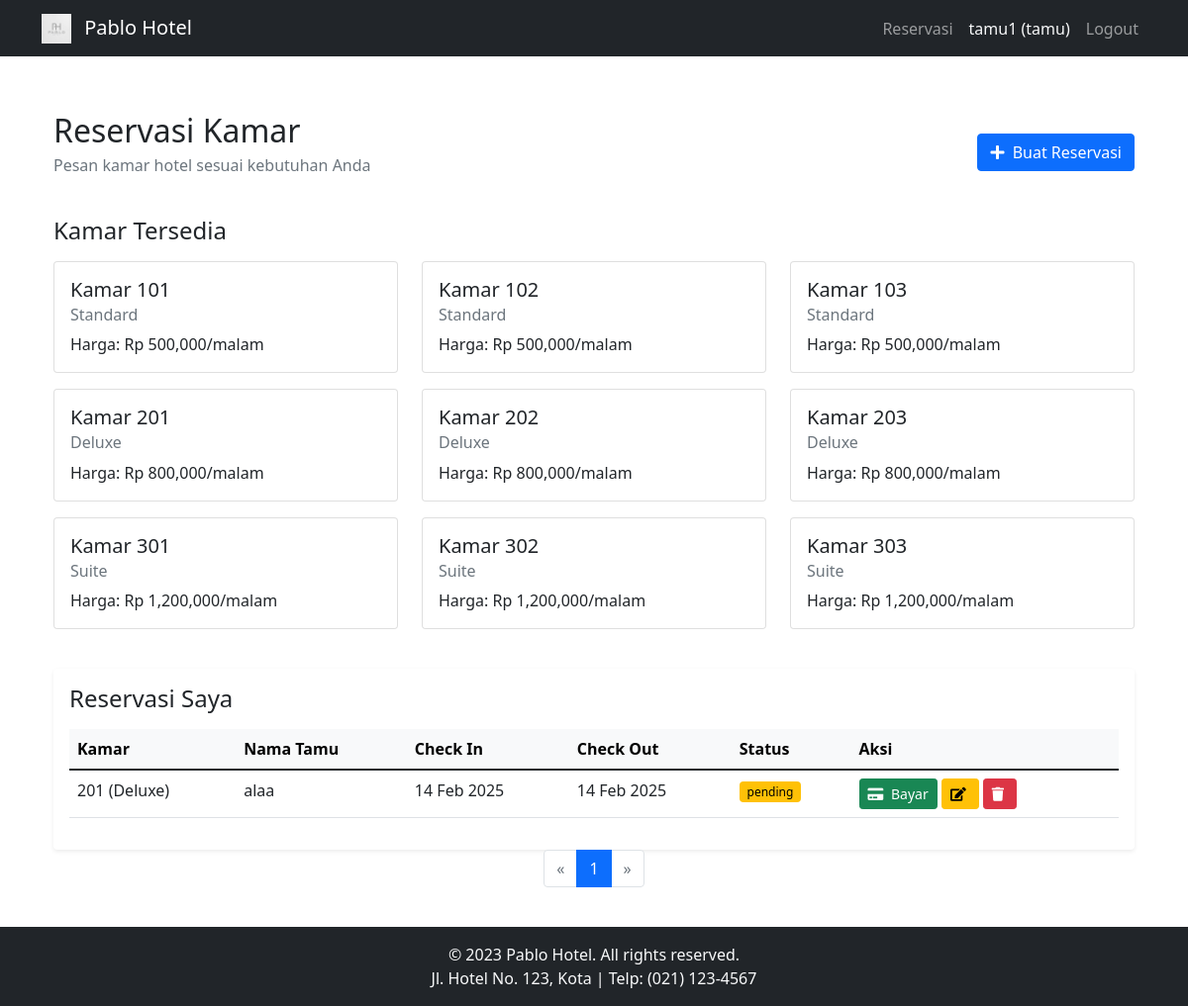
The page /reservasi/ (signed in) on the database its author committed.
### app/models/user.py (models this page shows)
class User(UserMixin, db.Model):
    id = db.Column(db.Integer, primary_key=True)
    username = db.Column(db.String(80), unique=True, nullable=False)
    password = db.Column(db.String(80), nullable=False)
    nama = db.Column(db.String(100), nullable=False)
    email = db.Column(db.String(120), nullable=False)
    no_hp = db.Column(db.String(15), nullable=False)
    role = db.Column(db.String(20), nullable=False, default='tamu')

### app/models/hotel.py (models this page shows)
class Kamar(db.Model):
    id = db.Column(db.Integer, primary_key=True)
    nomor = db.Column(db.String(10), unique=True, nullable=False)
    tipe = db.Column(db.String(50), nullable=False)
    harga = db.Column(db.Float, nullable=False)
    status = db.Column(db.String(20), default='tersedia')
    gambar = db.Column(db.String(200))

class Reservasi(db.Model):
    id = db.Column(db.Integer, primary_key=True)
    user_id = db.Column(db.Integer, db.ForeignKey('user.id'), nullable=False)
    kamar_id = db.Column(db.Integer, db.ForeignKey('kamar.id'), nullable=False)
    nama_tamu = db.Column(db.String(100), nullable=False)
    email = db.Column(db.String(100))
    no_telp = db.Column(db.String(20))
    check_in = db.Column(db.DateTime, nullable=False)
    check_out = db.Column(db.DateTime, nullable=False)
    status = db.Column(db.String(20), default='pending')
    created_at = db.Column(db.DateTime, default=datetime.utcnow)
    user = db.relationship('User', backref='reservasi')
    kamar = db.relationship('Kamar', backref='reservasi')
    pembayaran = db.relationship('Pembayaran', backref='reservasi', cascade='all, delete-orphan')

### app/controllers/reservasi.py (the view)
@reservasi_bp.route('/')
@login_required
def index():
    page = request.args.get(get_page_parameter(), type=int, default=1)
    per_page = 4
    pagination = Reservasi.query.filter_by(user_id=current_user.id)\
        .order_by(Reservasi.created_at.desc())\
        .paginate(page=page, per_page=per_page, error_out=False)
    kamar_tersedia = Kamar.query.filter_by(status='tersedia').all()
    return render_template('reservasi/index.html',
        reservasi=pagination.items,
        pagination=pagination,
        kamar=kamar_tersedia
    )

### app/__init__.py (called while the page is built)
def create_app():
    app = Flask(__name__)
    app.config.from_object(Config)
    db.init_app(app)
    migrate.init_app(app, db)
    login_manager.init_app(app)
    from app.models.user import User
    @login_manager.user_loader
    def load_user(user_id):
        return User.query.get(int(user_id))
    from app.controllers.auth import auth_bp
    from app.controllers.main import main_bp
    from app.controllers.admin import admin_bp
    from app.controllers.reservasi import reservasi_bp
    app.register_blueprint(auth_bp)
    app.register_blueprint(main_bp)
    app.register_blueprint(admin_bp)
    app.register_blueprint(reservasi_bp)
    return app

### app/templates/reservasi/index.html (shortened to what this page needs)
{% extends "base.html" %}
{% block content %}
<div class="container">
    <div class="d-flex justify-content-between align-items-center mb-4">
        <div>
            <h2 class="mb-1">Reservasi Kamar</h2>
            <p class="text-muted">Pesan kamar hotel sesuai kebutuhan Anda</p>
        </div>
        <button type="button" class="btn btn-primary" data-bs-toggle="modal" data-bs-target="#tambahReservasiModal">
            <i class="fas fa-plus"></i> Buat Reservasi
        </button>
    </div>
    <div class="row mb-4">
        <div class="col-12">
            <h4 class="mb-3">Kamar Tersedia</h4>
            <div class="row">
                {% for k in kamar %}
                <div class="col-md-4 mb-3">
                    <div class="card">
                        <div class="card-body">
                            <h5 class="card-title">Kamar {{ k.nomor }}</h5>
                            <h6 class="card-subtitle mb-2 text-muted">{{ k.tipe }}</h6>
                            <p class="card-text">
                                Harga: Rp {{ "{:,.0f}".format(k.harga) }}/malam
                            </p>
                        </div>
                    </div>
                </div>
                {% endfor %}
            </div>
        </div>
    </div>
    <div class="card border-0 shadow-sm">
        <div class="card-body">
            <h4 class="mb-3">Reservasi Saya</h4>
            <div class="table-responsive">
                <table class="table table-hover">
                    <thead class="table-light">
                        <tr>
                            <th>Kamar</th>
                            <th>Nama Tamu</th>
                            <th>Check In</th>
                            <th>Check Out</th>
                            <th>Status</th>
                            <th>Aksi</th>
                        </tr>
                    </thead>
                    <tbody>
                        {% for r in reservasi %}
                        <tr>
                            <td>{{ r.kamar.nomor }} ({{ r.kamar.tipe }})</td>
                            <td>{{ r.nama_tamu }}</td>
                            <td>{{ r.check_in.strftime('%d %b %Y') }}</td>
                            <td>{{ r.check_out.strftime('%d %b %Y') }}</td>
                            <td>
                                <span class="badge bg-{{ 'success' if r.status == 'confirmed' else 'warning' }}">
                                    {{ r.status }}
                                </span>
                            </td>
                            <td>
                                {% if r.status == 'pending' %}
                                <a href="{{ url_for('reservasi.pembayaran', reservasi_id=r.id) }}" class="btn btn-sm btn-success">
                                    <i class="fas fa-credit-card"></i> Bayar
                                </a>
                                {% elif r.status == 'confirmed' and r.pembayaran %}
                                <a href="{{ url_for('reservasi.struk', pembayaran_id=r.pembayaran[0].id) }}" class="btn btn-sm btn-info">
                                    <i class="fas fa-print"></i> Cetak Struk
                                </a>
                                {% endif %}
                                <button class="btn btn-sm btn-warning" data-bs-toggle="modal" data-bs-target="#editModal{{ r.id }}">
                                    <i class="fas fa-edit"></i>
                                </button>
                                <a href="{{ url_for('reservasi.hapus', id=r.id) }}" class="btn btn-sm btn-danger" onclick="return confirm('Yakin ingin menghapus reservasi ini?')">
                                    <i class="fas fa-trash"></i>
                                </a>
                            </td>
                        </tr>
                        {% endfor %}
                    </tbody>
                </table>
            </div>
        </div>
    </div>
    <div class="d-flex justify-content-center">
        <ul class="pagination">
            {% if pagination.has_prev %}
            <li class="page-item">
                <a class="page-link" href="{{ url_for('reservasi.index', page=pagination.prev_num) }}" aria-label="Previous">
                    <span aria-hidden="true">&laquo;</span>
                </a>
            </li>
            {% else %}
            <li class="page-item disabled">
                <span class="page-link" aria-hidden="true">&laquo;</span>
            </li>
            {% endif %}
            {% for page in pagination.iter_pages(left_edge=1, right_edge=1, left_current=2, right_current=2) %}
                {% if page %}
                    {% if page == pagination.page %}
                    <li class="page-item active"><span class="page-link">{{ page }}</span></li>
                    {% else %}
                    <li class="page-item"><a class="page-link" href="{{ url_for('reservasi.index', page=page) }}">{{ page }}</a></li>
                    {% endif %}
                {% else %}
                <li class="page-item disabled"><span class="page-link">…</span></li>
                {% endif %}
            {% endfor %}
            {% if pagination.has_next %}
            <li class="page-item">
                <a class="page-link" href="{{ url_for('reservasi.index', page=pagination.next_num) }}" aria-label="Next">
                    <span aria-hidden="true">&raquo;</span>
                </a>
            </li>
            {% else %}
            <li class="page-item disabled">
                <span class="page-link" aria-hidden="true">&raquo;</span>
            </li>
            {% endif %}
        </ul>
    </div>
</div>
{% endblock %}

### app/templates/base.html (shortened to what this page needs)
<!DOCTYPE html>
<html lang="en">
<head>
    <link href="https://cdn.jsdelivr.net/npm/bootstrap@5.1.3/dist/css/bootstrap.min.css" rel="stylesheet">
    <link rel="stylesheet" href="{{ url_for('static', filename='css/style.css') }}">
    <link rel="stylesheet" href="https://cdnjs.cloudflare.com/ajax/libs/font-awesome/5.15.4/css/all.min.css">
</head>
<body>
    <nav class="navbar navbar-expand-lg navbar-dark bg-dark">
        <div class="container">
            <a class="navbar-brand" href="{{ url_for('main.home') }}">
                <img src="{{ url_for('static', filename='assets/images/logo/logo.jpg') }}"
                     height="30" class="d-inline-block align-text-top me-2">
                Pablo Hotel
            </a>
            <div class="navbar-nav">
                {% if current_user.is_authenticated %}
                    {% if current_user.role == 'admin' %}
                        <a class="nav-link" href="{{ url_for('admin.tamu') }}">Kelola Tamu</a>
                    {% else %}
                        <a class="nav-link" href="{{ url_for('reservasi.index') }}">Reservasi</a>
                    {% endif %}
                    <span class="nav-link text-light">{{ current_user.username }} ({{ current_user.role }})</span>
                    <a class="nav-link" href="{{ url_for('auth.logout') }}">Logout</a>
                {% else %}
                    <a class="nav-link" href="{{ url_for('auth.login') }}">Login</a>
                    <a class="nav-link" href="{{ url_for('auth.register') }}">Register</a>
                {% endif %}
            </div>
        </div>
    </nav>
    <div class="container mt-4">
        {% block content %}{% endblock %}
    </div>
    <footer class="bg-dark text-light py-3 mt-4">
        <div class="container text-center">
            <p class="mb-0">&copy; 2023 Pablo Hotel. All rights reserved.</p>
            <p class="mb-0">Jl. Hotel No. 123, Kota | Telp: (021) 123-4567</p>
        </div>
    </footer>
</body>
</html>

### app/static/css/style.css (style rules this page uses)
.navbar { margin-bottom: 2rem; }
.card { transition: transform 0.2s; }
.table th { font-weight: 600; }
.badge { font-weight: 500; }
.btn-sm { padding: 0.25rem 0.5rem; }
.fas { margin-right: 0.25rem; }
.badge.bg-warning { background-color: #ffc107 !important; color: #000; }
body { display: flex; flex-direction: column; min-height: 100vh; }
.container { flex: 1; }
footer { background-color: #343a40; color: #ffffff; padding: 10px 0; text-align: center; }

### rows shown on the page
User: username "tamu1", role "tamu"
Kamar: nomor "101", tipe "Standard", harga "500,000"
Kamar: nomor "102", tipe "Standard", harga "500,000"
Kamar: nomor "103", tipe "Standard", harga "500,000"
Kamar: nomor "201", tipe "Deluxe", harga "800,000"
Kamar: nomor "202", tipe "Deluxe", harga "800,000"
Kamar: nomor "203", tipe "Deluxe", harga "800,000"
Kamar: nomor "301", tipe "Suite", harga "1,200,000"
Kamar: nomor "302", tipe "Suite", harga "1,200,000"
Kamar: nomor "303", tipe "Suite", harga "1,200,000"
Reservasi: kamar.nomor "201", kamar.tipe "Deluxe", nama_tamu "alaa", check_in "14 Feb 2025", check_out "14 Feb 2025", status "pending"

### other values the page prints
{{ page }} "1"
